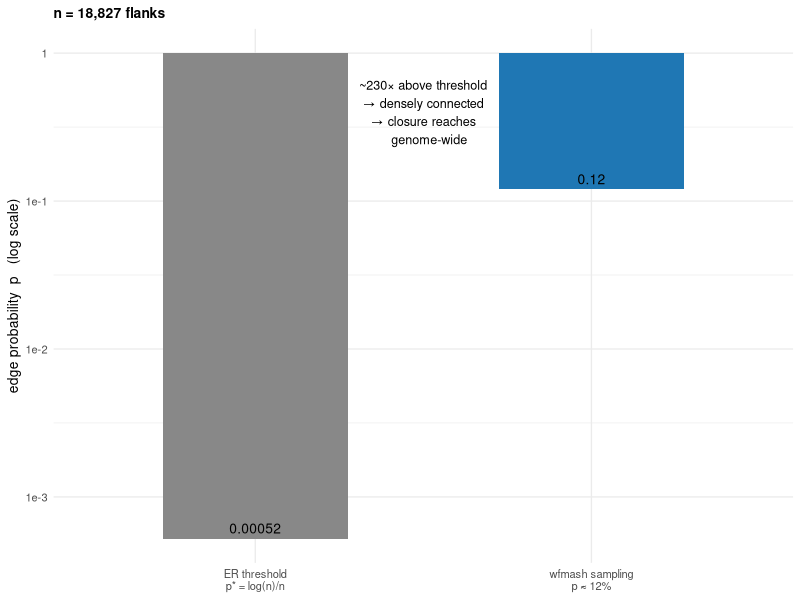
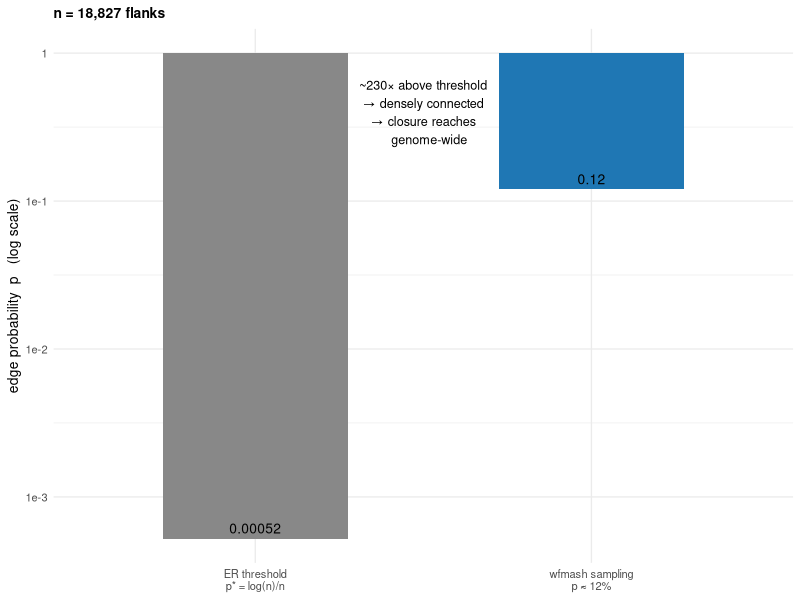
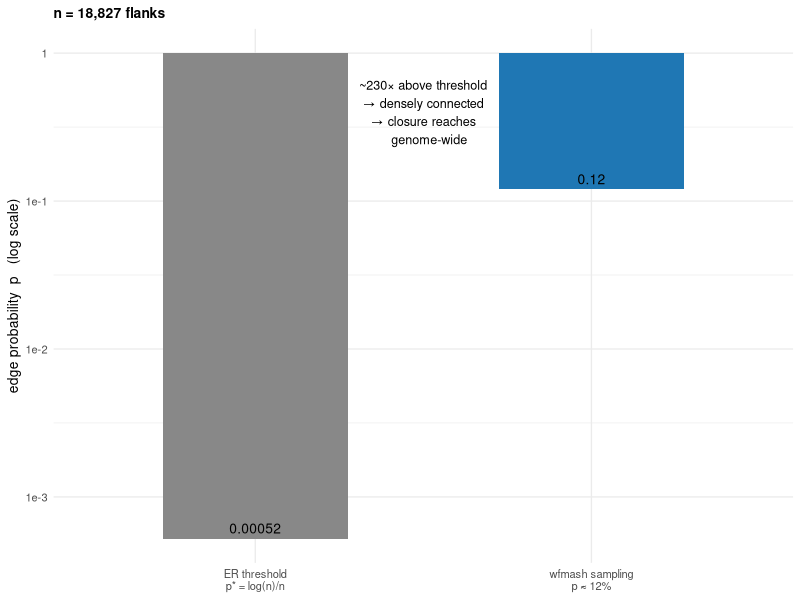

The R script that drew these images, in order:
# slide_03_er_callout.R — ER connectivity threshold sanity check
# Output: slide_03_er_callout.pdf  (~3 in × 2 in, intended as inset on slide 3)
library(ggplot2)
n <- 18827
p_star  <- log(n) / n            # ER connectivity threshold ≈ 5.21e-4
p_obs   <- 0.12                  # wfmash k-mer-prefilter evaluation rate
ratio   <- p_obs / p_star        # ≈ 230×

df <- data.frame(
  label = c("ER threshold\np* = log(n)/n", "wfmash sampling\np ≈ 12%"),
  p     = c(p_star, p_obs),
  fill  = c("threshold", "observed")
)
df$label <- factor(df$label, levels = df$label)

ggplot(df, aes(label, p, fill = fill)) +
  geom_col(width = 0.55) +
  scale_y_log10(
    breaks = c(1e-4, 1e-3, 1e-2, 1e-1, 1),
    labels = c("1e-4","1e-3","1e-2","1e-1","1")
  ) +
  scale_fill_manual(values = c(threshold = "#888888", observed = "#1f77b4")) +
  geom_text(aes(label = sprintf("%.2g", p)), vjust = -0.5, size = 3.5) +
  annotate("text", x = 1.5, y = 0.4,
           label = sprintf("~%.0f× above threshold\n→ densely connected\n→ closure reaches\n   genome-wide", ratio),
           size = 3.2, hjust = 0.5) +
  labs(x = NULL, y = "edge probability  p   (log scale)",
       title = sprintf("n = %s flanks", format(n, big.mark = ","))) +
  guides(fill = "none") +
  theme_minimal(base_size = 10) +
  theme(plot.title = element_text(size = 10, face = "bold"))

ggsave("slide_03_er_callout.pdf", width = 3.0, height = 2.0)
ggsave("slide_03_er_callout.png", width = 3.0, height = 2.0, dpi = 300)
